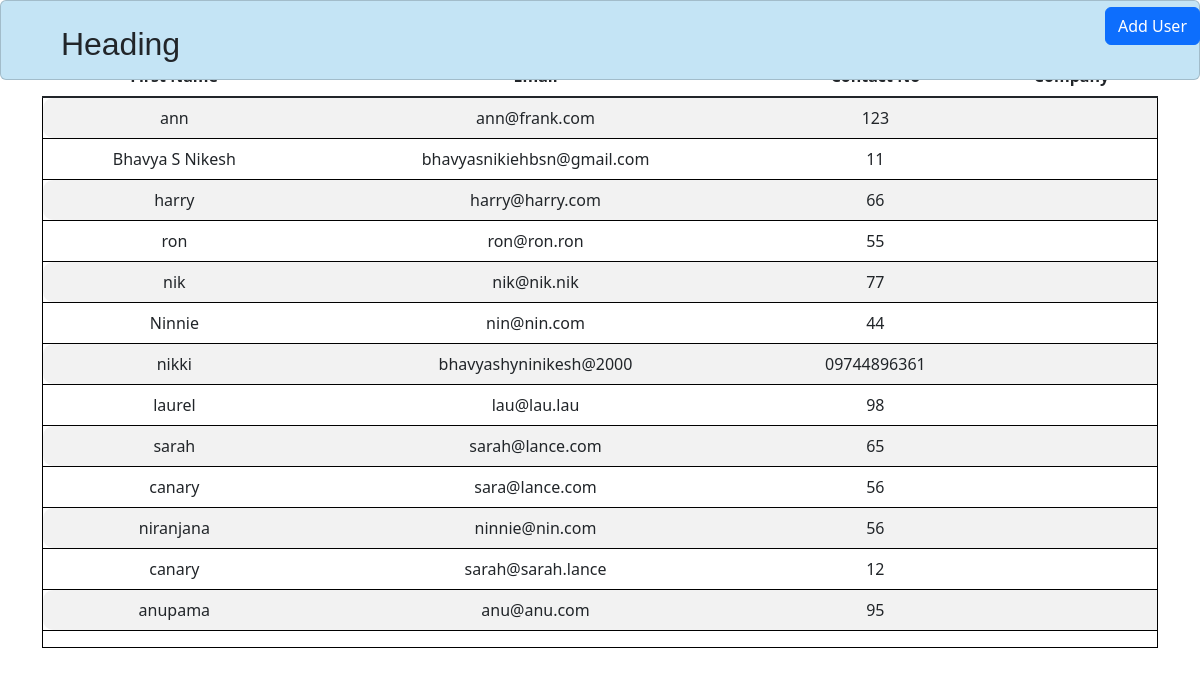
The app's page /show/table with its own data.
### app.py (models this page shows)
class User(db.Model, UserMixin):
    user_id = db.Column(db.Integer, primary_key=True, autoincrement=True)
    email = db.Column(db.String(100),unique=True)
    password_hash = db.Column(db.String(500))
    first_name = db.Column(db.String(100),nullable=False)
    middle_name = db.Column(db.String(100),nullable=False)
    last_name = db.Column(db.String(100))
    contact_no =  db.Column(db.String(100),nullable=False)
    alt_contact_no = db.Column(db.String(100), nullable=True, default=None)
    company_id = mapped_column(Integer, ForeignKey("company.comp_id"))
    company = relationship("Company",backref=backref('users', lazy=True))
    is_deleted = db.Column(db.Boolean, default=False)
    created_by = db.Column(db.String(100), nullable=False)
    created_dt = db.Column(db.DateTime(timezone=True), server_default=func.now())
    updated_by = db.Column(db.String(100), nullable=False)
    updated_dt = db.Column(db.DateTime(timezone=True), server_default=func.now())

### app.py (the view)
@app.route("/show/table")
def show_post():
    print("jjjjjjj")
    post = User.query.all()
    return render_template('partials/show.html', post=post)

### templates/partials/show.html (shortened to what this page needs)
{% extends 'base.html' %}
{% block content %}
<head>
    <link href="https://cdnjs.cloudflare.com/ajax/libs/twitter-bootstrap/5.3.0/css/bootstrap.min.css" rel="stylesheet">
    <link href="https://cdn.datatables.net/2.1.3/css/dataTables.bootstrap5.css" rel="stylesheet">
</head>
<body>
    <h1>User List</h1>
</div>
    <div class="container text-center">
    <table id="example" class="table table-striped" style="width:100%">
        <thead>
            <tr>
                <th>First Name</th>
                <th>Email</th>
                <th>Contact No</th>
                <th>Company</th>
            </tr>
        </thead>
        <tbody class="table-group-divider">
            {% for user in post %}
            <tr class="border border-black">
                <td>{{ user.first_name }}</td>
                <td>{{ user.email }}</td>
                <td>{{ user.contact_no }}</td>
                <td>{{ user.company.name}}</td>
            </tr>
            {% endfor %}
        </tbody>
    </table>
    <div id="dynamic-form" class="position-absolute top-0 end-0">
        <button id="btn" class="btn btn-primary" hx-get="{{ url_for('add_user') }}" hx-target="#dynamicform" hx-swap="outerHTML">Add User</button>
    </div>
{% endblock %}

### static/style.css (style rules this page uses)
html, body { height: 100%; }
body { height: -moz-calc(100% - 113px); height: -webkit-calc(100% - 113px); height: calc(100% - 113px); }
body { background: #c4e4f5; }
.btn { margin-left: 10px; margin-top: 7px; font-size: 16px; font-family: 'OpenSansBold'; padding: 5px 15px 10px 15px; }
table, th, td { border-left: none; border-right: none; }
h1 { font-size: 36px; }
.table tr { border-radius: 20px; }
tr td:nth-child(1), tr th:nth-child(1) { border-radius: .625rem 0 0 .625rem; }

### records on screen
User: first_name "ann", email "ann@frank.com", contact_no "123"
User: first_name "Bhavya S Nikesh", email "bhavyasnikiehbsn@gmail.com", contact_no "11"
User: first_name "harry", email "harry@harry.com", contact_no "66"
User: first_name "ron", email "ron@ron.ron", contact_no "55"
User: first_name "nik", email "nik@nik.nik", contact_no "77"
User: first_name "Ninnie", email "nin@nin.com", contact_no "44"
User: first_name "nikki", email "bhavyashyninikesh@2000", contact_no "09744896361"
User: first_name "laurel", email "lau@lau.lau", contact_no "98"
User: first_name "sarah", email "sarah@lance.com", contact_no "65"
User: first_name "canary", email "sara@lance.com", contact_no "56"
User: first_name "niranjana", email "ninnie@nin.com", contact_no "56"
User: first_name "canary", email "sarah@sarah.lance", contact_no "12"
User: first_name "anupama", email "anu@anu.com", contact_no "95"
